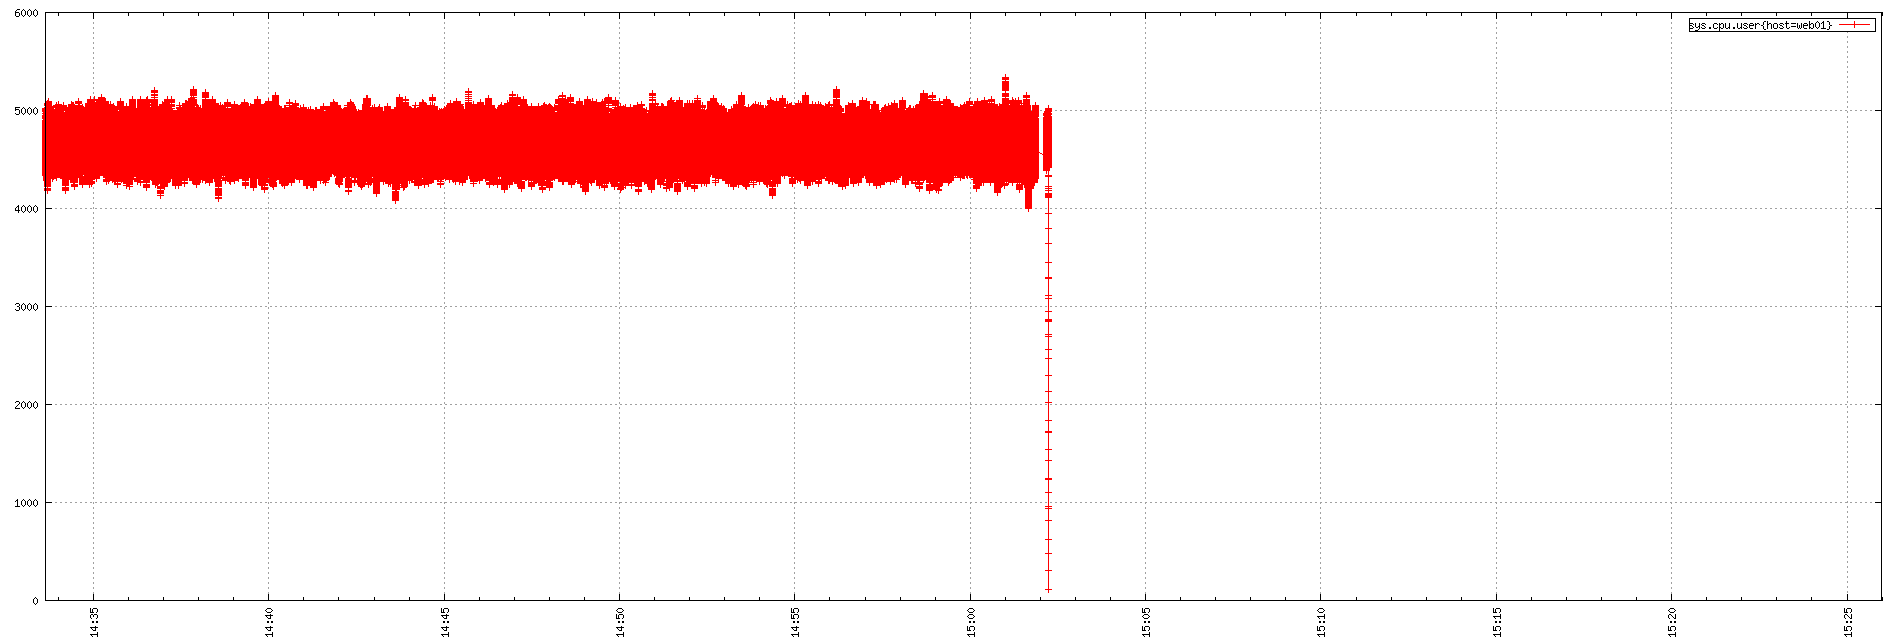

Write gnuplot code to recreate this figure.
set term png small size 1900,644
set xdata time
set timefmt "%s"
if (GPVAL_VERSION < 4.6) set xtics rotate; else set xtics rotate right
set output "${TMPDIR-'tmp'}/tsd/386cd87b.png"
set xrange ["1673879618":"1673882759"]
set format x "%H:%M"
set grid
set style data linespoint
set key right box
set yrange [0:]
plot  "${TMPDIR-'tmp'}/tsd/386cd87b_0.dat" using 1:2 title "sys.cpu.user{host=web01}"
